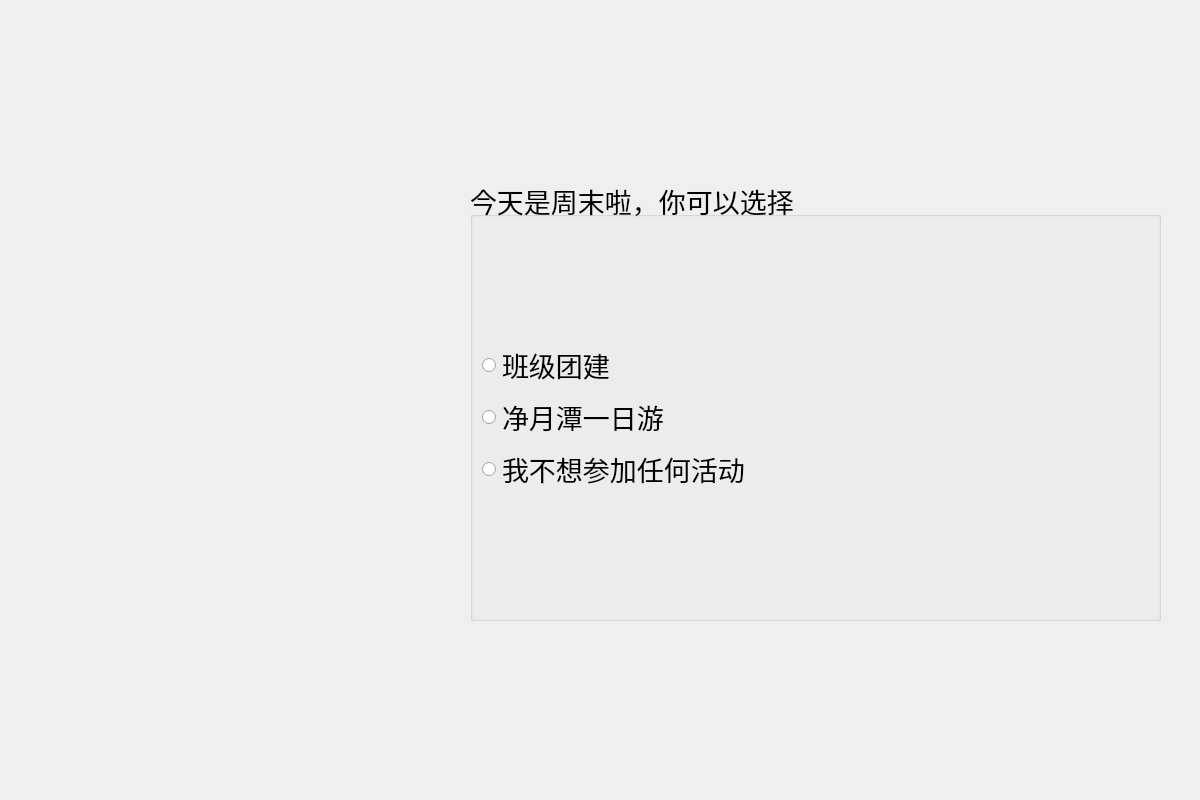
<?xml version="1.0" encoding="UTF-8"?>
<ui version="4.0">
 <class>PPT14</class>
 <widget class="QWidget" name="PPT14">
  <property name="geometry">
   <rect>
    <x>0</x>
    <y>0</y>
    <width>1200</width>
    <height>800</height>
   </rect>
  </property>
  <property name="windowTitle">
   <string>Form</string>
  </property>
  <widget class="QGroupBox" name="groupBox">
   <property name="geometry">
    <rect>
     <x>470</x>
     <y>180</y>
     <width>691</width>
     <height>441</height>
    </rect>
   </property>
   <property name="font">
    <font>
     <pointsize>20</pointsize>
    </font>
   </property>
   <property name="title">
    <string>今天是周末啦，你可以选择</string>
   </property>
   <layout class="QVBoxLayout" name="verticalLayout_2">
    <item>
     <layout class="QVBoxLayout" name="verticalLayout">
      <item>
       <widget class="QRadioButton" name="radioButton_2">
        <property name="text">
         <string>班级团建</string>
        </property>
       </widget>
      </item>
      <item>
       <widget class="QRadioButton" name="radioButton">
        <property name="text">
         <string>净月潭一日游</string>
        </property>
       </widget>
      </item>
      <item>
       <widget class="QRadioButton" name="radioButton_3">
        <property name="text">
         <string>我不想参加任何活动</string>
        </property>
       </widget>
      </item>
     </layout>
    </item>
   </layout>
  </widget>
 </widget>
 <resources/>
 <connections/>
</ui>
